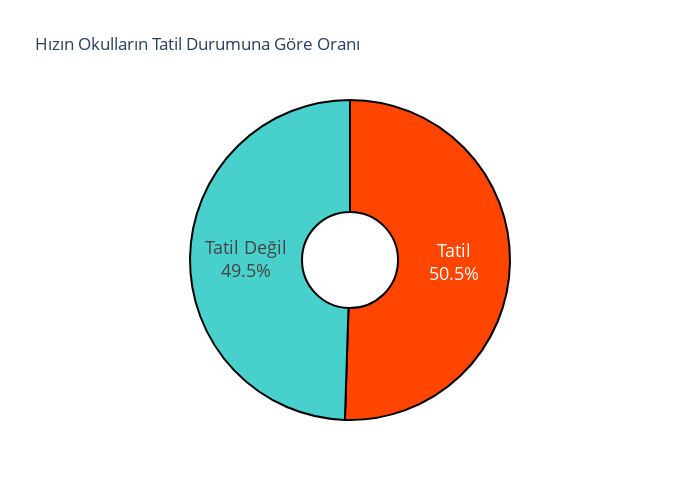

The notebook cell this image was saved under:
### Code cell
colors = ['mediumturquoise', 'orangered']
columns = list(avgSpeedSchool_df['School'])
values = list(avgSpeedSchool_df['Average Speed'])

fig = go.Figure(data=[go.Pie(labels=columns, 
                             values=values , hole=.3)]
               )

fig.update_traces(hoverinfo='label+percent+value', textinfo='label+percent', textfont_size=18,
                  marker=dict(colors=colors, line=dict(color='#000000', width=2))
                 )

fig.update_layout(
    title_text="Hızın Okulların Tatil Durumuna Göre Oranı", height=500, width=700, showlegend=False
)

fig.show()

### Figure 1 — Plotly figure (JSON) as saved in the notebook; plotly's stock layout.template omitted (floating-point values rounded to 4 significant figures)
{"data": [{"hole": 0.3, "hoverinfo": "label+percent+value", "labels": ["Tatil Değil", "Tatil"], "marker": {"colors": ["mediumturquoise", "orangered"], "line": {"color": "#000000", "width": 2}}, "textfont": {"size": 18}, "textinfo": "label+percent", "type": "pie", "values": [40.11, 40.92]}], "layout": {"height": 500, "showlegend": false, "title": {"text": "Hızın Okulların Tatil Durumuna Göre Oranı"}, "width": 700}}
